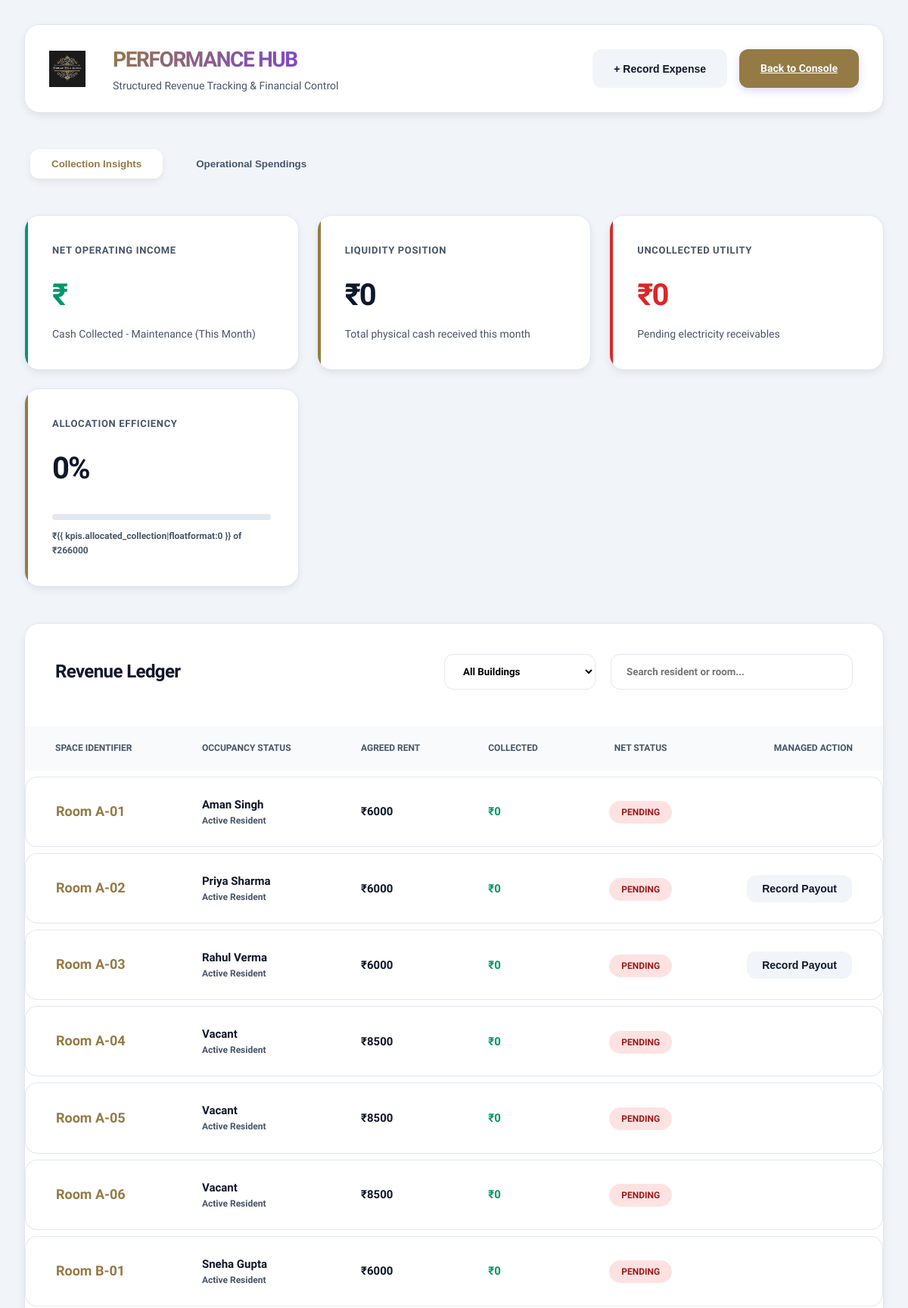
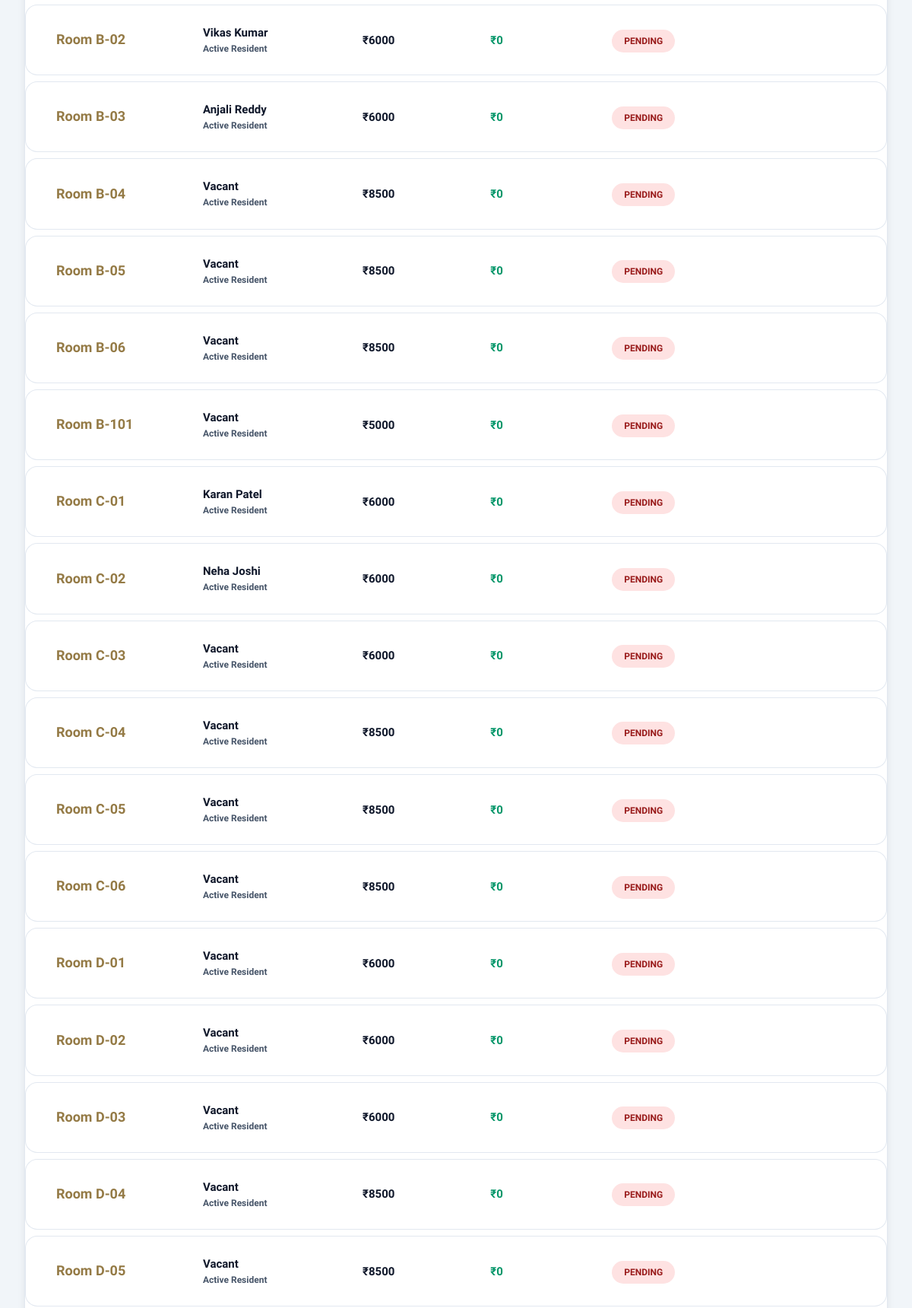
Page /performance-dashboard/ (signed in, upper part) on the committed database (2 pictures, top to bottom).
### rental/models.py (models this page shows, shortened)
class Room(models.Model):
    ROOM_TYPES = [
        ('single', 'Single'),
        ('double', 'Double'),
        ('suite', 'Suite'),
    ]
    number = models.CharField(max_length=10, unique=True)
    room_type = models.CharField(max_length=10, choices=ROOM_TYPES)
    price = models.DecimalField(max_digits=8, decimal_places=2)
    agreed_rent = models.DecimalField(max_digits=8, decimal_places=2, null=True, blank=True, help_text="Per-room negotiated rent (overrides price when set)")
    is_available = models.BooleanField(default=True)
    class Meta:
        ordering = ['number']

class MonthlyPayment(models.Model):
    PAYMENT_STATUS_CHOICES = [
        ('pending', 'Pending'),
        ('partial', 'Partial'),
        ('paid', 'Paid'),
        ('overdue', 'Overdue'),
    ]
    room = models.ForeignKey(Room, on_delete=models.CASCADE, related_name='monthly_payments')
    guest = models.ForeignKey(Guest, on_delete=models.SET_NULL, null=True, blank=True, related_name='monthly_payments')
    month = models.DateField(help_text="First day of the month")
    rent_amount = models.DecimalField(max_digits=8, decimal_places=2)
    paid_amount = models.DecimalField(max_digits=8, decimal_places=2, default=0)
    payment_status = models.CharField(max_length=20, choices=PAYMENT_STATUS_CHOICES, default='pending')
    paid_date = models.DateField(null=True, blank=True)
    notes = models.TextField(blank=True)
    created_at = models.DateTimeField(auto_now_add=True)
    updated_at = models.DateTimeField(auto_now=True)
    class Meta:
        ordering = ['-month']
        unique_together = ('room', 'month')
    def remaining_amount(self):
        return self.rent_amount - self.paid_amount

### rental/performance_views.py (the view, shortened to what this page needs)
# urls.py: path('performance-dashboard/', performance_dashboard, name='performance_dashboard'),
@login_required(login_url='login')
@user_passes_test(is_admin)
def performance_dashboard(request):
    try:
        all_rooms = Room.objects.all().order_by('number')
        total_rooms = all_rooms.count()
        occupied_rooms = Guest.objects.filter(room__isnull=False, is_active=True).count()
        total_collected = PaymentRecord.objects.aggregate(
            total=Sum('payment_amount', output_field=DecimalField())
        )['total'] or Decimal('0.00')
        today = date.today()
        current_month = date(today.year, today.month, 1)
        room_collections = []
        acc_expected_monthly = Decimal('0.00')
        acc_collected_this_month = Decimal('0.00')
        acc_pending_amount = Decimal('0.00')
        for room in all_rooms:
            guest = Guest.objects.filter(room=room, is_active=True).first()
            monthly_payment = MonthlyPayment.objects.filter(
                room=room,
                month=current_month
            ).first()
            if monthly_payment:
                monthly_rent = monthly_payment.rent_amount
                collected = monthly_payment.paid_amount
                pending = monthly_payment.remaining_amount()
                payment_status = monthly_payment.payment_status
                monthly_payment_id = monthly_payment.id
            else:
                monthly_rent = room.agreed_rent if getattr(room, 'agreed_rent', None) is not None else room.price
                collected = Decimal('0.00')
                pending = monthly_rent
                payment_status = 'pending'
                monthly_payment_id = None
            if monthly_rent > 0:
                collection_percentage = int((collected / monthly_rent) * 100)
            else:
                collection_percentage = 0
            collection_percentage = min(collection_percentage, 100)
            acc_expected_monthly += Decimal(monthly_rent)
            acc_collected_this_month += Decimal(collected)
            acc_pending_amount += Decimal(pending)
            room_data = {
                'room_number': room.number,
                'guest_name': f"{guest.first_name} {guest.last_name}" if guest else "Vacant",
                'monthly_rent': float(monthly_rent),
                'collected': float(collected),
                'pending': float(pending),
                'collection_percentage': collection_percentage,
                'payment_status': payment_status,
                'monthly_payment_id': monthly_payment_id,
            }
            room_collections.append(room_data)
        total_collection = acc_collected_this_month
        pending_amount = acc_pending_amount
        expected_monthly_collection = acc_expected_monthly
        collected_this_month = acc_collected_this_month
        if expected_monthly_collection > 0:
            collection_efficiency = int((collected_this_month / expected_monthly_collection) * 100)
        else:
            collection_efficiency = 0
        overdue_payments = MonthlyPayment.objects.filter(
            payment_status__in=['pending', 'partial'],
            paid_date__isnull=True
        ).filter(month__lt=current_month)
        overdue_amount = Decimal('0.00')
        for p in overdue_payments:
            overdue_amount += p.remaining_amount()
        electricity_bills = []
        bills = ElectricityBill.objects.select_related('room', 'guest').order_by('-month')[:20]
        total_bills_pending = Decimal('0.00')
        context = {
            'kpis': {
                'total_collection': float(total_collection),
                'all_time_collection': float(total_collected),
                'total_rooms': total_rooms,
                'occupied_rooms': occupied_rooms,
                'pending_amount': float(pending_amount),
                'overdue_amount': float(overdue_amount),
                'total_bills': float(total_bills_pending),
                'collection_efficiency': collection_efficiency,
            },
            'summary': {
                'expected_monthly_collection': float(expected_monthly_collection),
                'collected_this_month': float(collected_this_month),
            },
            'rooms': room_collections,
            'bills': electricity_bills,
            'meta': {
                'generated_at': datetime.now().isoformat(),
            },
            'total_rooms': total_rooms,
            'occupied_rooms': occupied_rooms,
            'total_collection': float(total_collection),
            'pending_amount': float(pending_amount),
            'overdue_amount': float(overdue_amount),
            'total_bills': float(total_bills_pending),
            'room_collections': room_collections,
            'expected_monthly_collection': float(expected_monthly_collection),
            'collected_this_month': float(collected_this_month),
            'collection_efficiency': collection_efficiency,
            'electricity_bills': electricity_bills,
        }
        return render(request, 'performance_dashboard.html', context)
    except Exception as e:
        print(f"Error in performance_dashboard: {str(e)}")
        import traceback
        traceback.print_exc()
        context = {
            'kpis': {
                'total_collection': 0,
                'total_rooms': 0,
                'occupied_rooms': 0,
                'pending_amount': 0,
                'overdue_amount': 0,
                'total_bills': 0,
                'collection_efficiency': 0,
            },
            'summary': {
                'expected_monthly_collection': 0,
                'collected_this_month': 0,
            },
            'rooms': [],
            'bills': [],
            'meta': {
                'generated_at': datetime.now().isoformat(),
            },
            'total_rooms': 0,
            'occupied_rooms': 0,
            'total_collection': 0,
            'pending_amount': 0,
            'overdue_amount': 0,
            'total_bills': 0,
            'room_collections': [],
            'expected_monthly_collection': 0,
            'collected_this_month': 0,
            'collection_efficiency': 0,
            'electricity_bills': [],
            'error': str(e),
        }
        return render(request, 'performance_dashboard.html', context)

### rental/templates/performance_dashboard.html (shortened to what this page needs)
<!DOCTYPE html>
<html lang="en">
{% load static %}
{% load rental_tags %}
<head>
</head>
<body>
  <div class="container">
    <header class="header">
      <div class="header-title" style="display: flex; align-items: center; gap: 1.25rem;">
        <img src="{% static 'rental/images/panesar-logo.png' %}" alt="Panesar Logo" class="logo-img">
        <div>
          <h1>PERFORMANCE HUB</h1>
          <p style="color: var(--text-muted); font-weight: 500; font-size: 0.875rem;">Structured Revenue Tracking &
            Financial Control</p>
        </div>
      </div>
      <div style="display: flex; gap: 1rem;">
        <button onclick="openModal('maintenanceModal')" class="btn btn-secondary">+ Record Expense</button>
        <a href="{% url 'dashboard' %}" class="btn btn-primary">Back to Console</a>
      </div>
    </header>
    <div class="tab-nav">
      <button class="tab-btn active" onclick="switchTab('analytics')">Collection Insights</button>
      <button class="tab-btn" onclick="switchTab('maintenance')">Operational Spendings</button>
    </div>
    <div id="analyticsTab">
      <div class="dashboard-grid">
        <div class="stat-card stat-success">
          <div class="stat-label">Net Operating Income</div>
          <div class="stat-value" style="color: var(--success);">₹{{ kpis.net_operating_income|floatformat:0 }}</div>
          <div class="stat-meta">Cash Collected - Maintenance (This Month)</div>
        </div>
        <div class="stat-card">
          <div class="stat-label">Liquidity Position</div>
          <div class="stat-value">₹{{ kpis.total_collection|floatformat:0 }}</div>
          <div class="stat-meta">Total physical cash received this month</div>
        </div>
        <div class="stat-card stat-danger">
          <div class="stat-label">Uncollected Utility</div>
          <div class="stat-value" style="color: var(--error);">₹{{ kpis.total_bills|floatformat:0 }}</div>
          <div class="stat-meta">Pending electricity receivables</div>
        </div>
        <div class="stat-card">
          <div class="stat-label">Allocation Efficiency</div>
          <div class="stat-value">{{ kpis.collection_efficiency }}%</div>
          <div class="progress-bar">
          </div>
          <div style="font-size: 0.75rem; color: var(--text-muted); margin-top: 0.75rem; font-weight: 700;">₹{{
            kpis.allocated_collection|floatformat:0 }} of ₹{{ summary.expected_monthly_collection|floatformat:0 }}</div>
        </div>
      </div>
      <div class="section">
        <div class="section-header">
          <h2 class="section-title">Revenue Ledger</h2>
          <div style="display: flex; gap: 1.25rem;">
            <select id="buildingFilter" onchange="runFilters()" class="input" style="width: 200px;">
              <option value="all">All Buildings</option>
            </select>
            <input type="text" id="globalSearch" onkeyup="runFilters()" placeholder="Search resident or room..."
              class="input" style="width: 320px;">
          </div>
        </div>
        <div class="table-wrapper">
          <table>
            <thead>
              <tr>
                <th>Space Identifier</th>
                <th>Occupancy Status</th>
                <th>Agreed Rent</th>
                <th>Collected</th>
                <th style="text-align: center;">Net Status</th>
                <th style="text-align: right;">Managed Action</th>
              </tr>
            </thead>
            <tbody id="collectionBody">
              {% for room in rooms %}
              <tr class="data-row" data-building="{{ room.room_number|slice:':1' }}">
                <td style=" font-weight: 900; color: var(--primary); font-size: 1.125rem;">Room {{ room.room_number }}
                </td>
                <td>
                  <div style="font-weight: 800;">{{ room.guest_name }}</div>
                  <div style="font-size: 0.75rem; color: var(--text-muted); font-weight: 600;">Active Resident</div>
                </td>
                <td style="font-weight: 900;">₹{{ room.monthly_rent|floatformat:0 }}</td>
                <td style="color: var(--success); font-weight: 900;">₹{{ room.collected|floatformat:0 }}</td>
                <td style="text-align: center;">
                  <span
                    class="badge {% if room.payment_status == 'paid' %}badge-paid{% elif room.payment_status == 'partial' %}badge-partial{% else %}badge-pending{% endif %}">
                    {{ room.payment_status|default:'pending'|upper }}
                  </span>
                </td>
                <td style="text-align: right;">
                  {% if room.monthly_payment_id %}
                  <button
                    onclick="openPaymentModal('{{ room.monthly_payment_id }}', '{{ room.room_number }}', '{{ room.pending }}')"
                    class="btn btn-secondary" style="padding: 0.625rem 1.25rem;">Record Payout</button>
                  {% endif %}
                </td>
              </tr>
              {% endfor %}
            </tbody>
          </table>
        </div>
      </div>
    </div>
  </div>
</body>
</html>

### rows in the picture
Room: room_number "A-01"
Room: room_number "A-02"
MonthlyPayment: payment_status "PENDING"
Room: room_number "A-03"
MonthlyPayment: payment_status "PENDING"
Room: room_number "A-04"
Room: room_number "A-05"
Room: room_number "A-06"
Room: room_number "B-01"
Room: room_number "B-02"
Room: room_number "B-03"
Room: room_number "B-04"
Room: room_number "B-05"
Room: room_number "B-06"
Room: room_number "B-101"
Room: room_number "C-01"
Room: room_number "C-02"
Room: room_number "C-03"
Room: room_number "C-04"
Room: room_number "C-05"
Room: room_number "C-06"
Room: room_number "D-01"
Room: room_number "D-02"
Room: room_number "D-03"
Room: room_number "D-04"
Room: room_number "D-05"

### other values in the picture
{{ kpis.total_collection|floatformat:0 }} "0"
{{ kpis.total_bills|floatformat:0 }} "0"
{{ kpis.collection_efficiency }} "0"
{{ summary.expected_monthly_collection|floatformat:0 }} "266000"
{{ room.guest_name }} "Aman Singh" "Priya Sharma" "Rahul Verma" "Vacant" "Vacant" "Vacant" "Sneha Gupta" "Vikas Kumar" "Anjali Reddy" "Vacant" "Vacant" "Vacant" "Vacant" "Karan Patel" "Neha Joshi" "Vacant" "Vacant" "Vacant" "Vacant" "Vacant" "Vacant" "Vacant" "Vacant" "Vacant"
{{ room.monthly_rent|floatformat:0 }} "6000" "6000" "6000" "8500" "8500" "8500" "6000" "6000" "6000" "8500" "8500" "8500" "5000" "6000" "6000" "6000" "8500" "8500" "8500" "6000" "6000" "6000" "8500" "8500"
{{ room.collected|floatformat:0 }} "0" "0" "0" "0" "0" "0" "0" "0" "0" "0" "0" "0" "0" "0" "0" "0" "0" "0" "0" "0" "0" "0" "0" "0"
{{ room.payment_status|default:'pending'|upper }} "PENDING" "PENDING" "PENDING" "PENDING" "PENDING" "PENDING" "PENDING" "PENDING" "PENDING" "PENDING" "PENDING" "PENDING" "PENDING" "PENDING" "PENDING" "PENDING" "PENDING" "PENDING" "PENDING" "PENDING" "PENDING" "PENDING"
